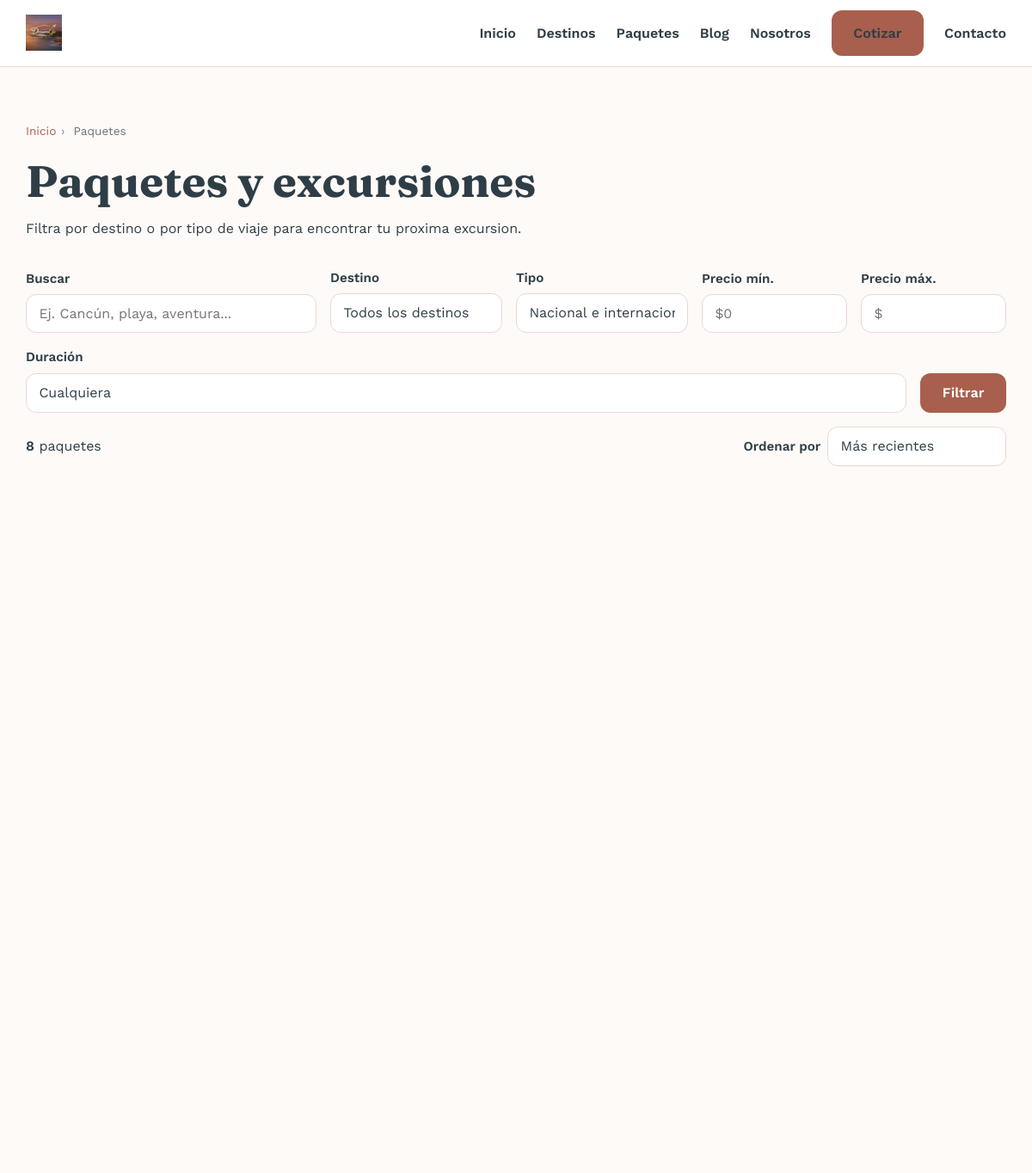
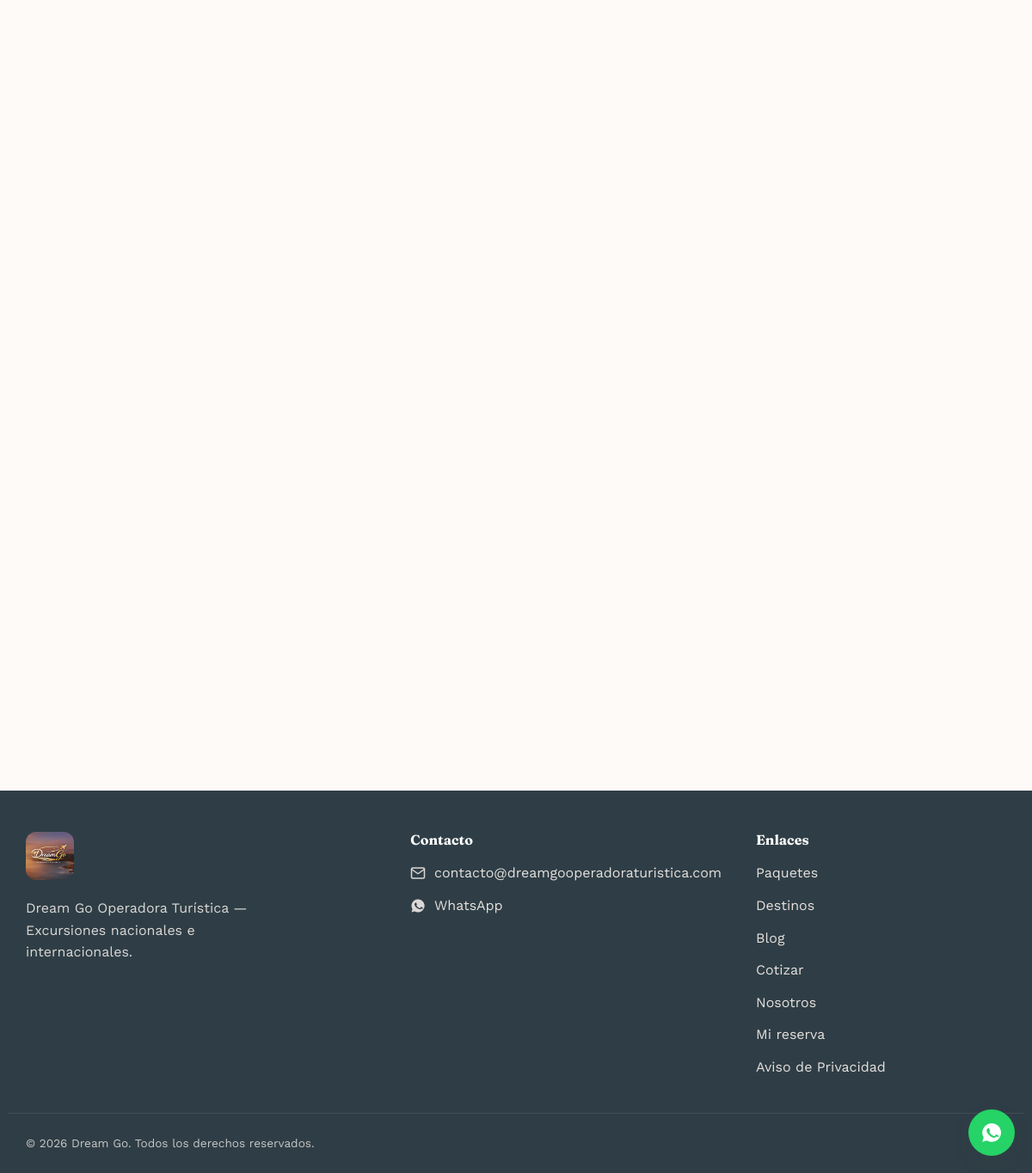
/paquetes, run on the app's committed database (2 pictures, top to bottom).
### tables this page shows
CREATE TABLE IF NOT EXISTS bloques_pagina (
  id INT UNSIGNED AUTO_INCREMENT PRIMARY KEY,
  pagina VARCHAR(50) NOT NULL,
  clave VARCHAR(50) NOT NULL,
  orden SMALLINT UNSIGNED NOT NULL DEFAULT 0,
  visible TINYINT(1) NOT NULL DEFAULT 1,
  titulo VARCHAR(255) NULL,
  subtitulo VARCHAR(500) NULL,
  contenido LONGTEXT NULL,
  color_fondo VARCHAR(20) NULL,
  actualizado_en DATETIME NOT NULL DEFAULT CURRENT_TIMESTAMP ON UPDATE CURRENT_TIMESTAMP,
  UNIQUE KEY uniq_pagina_clave (pagina, clave)
);

### core/Controller.php (called while the page is built, shortened)
<?php
abstract class Controller
{
    protected function view(string $view, array $data = [], array $meta = [], string $layout = 'public'): void
    {
        $viewFile = BASE_PATH . '/app/Views/' . str_replace('.', '/', $view) . '.php';
        extract($data, EXTR_SKIP);
        require $viewFile;
    }
}

### app/Controllers/Public/PaqueteController.php (called while the page is built, shortened)
<?php
class PaqueteController extends Controller
{
    public function catalogo(): void
    {
        $categoriaSlug = (string) $this->request->query('categoria', '');
        $tipo = (string) $this->request->query('tipo', '');
        $q = trim((string) $this->request->query('q', ''));
        $precioMin = (string) $this->request->query('precio_min', '');
        $precioMax = (string) $this->request->query('precio_max', '');
        $duracion = (string) $this->request->query('duracion', '');
        $ordenPedido = (string) $this->request->query('orden', '');
        $orden = isset(Paquete::ORDENES[$ordenPedido]) ? $ordenPedido : Paquete::ORDEN_DEFECTO;
        $filtros = array_filter([
            'categoria' => $categoriaSlug,
            'tipo' => in_array($tipo, ['nacional', 'internacional'], true) ? $tipo : '',
            'q' => mb_substr($q, 0, 120),
            'precio_min' => ctype_digit($precioMin) ? (int) $precioMin : '',
            'precio_max' => ctype_digit($precioMax) ? (int) $precioMax : '',
            'duracion' => in_array($duracion, ['1-3', '4-7', '8-14', '15+'], true) ? $duracion : '',
        ], static fn ($valor) => $valor !== '' && $valor !== null);
        $bloques = BloquePagina::porPagina('paquetes');
        $paginador = new Paginator(
            Paginator::paginaDesde($this->request),
            self::POR_PAGINA,
            Paquete::contarPublicados($filtros)
        );
        $paquetes = Paquete::publicadosConFiltros($filtros, $paginador->porPagina, $paginador->offset(), $orden);
        $this->view('public/paquetes/catalogo', [
            'paquetes' => $paquetes,
            'resumenes' => Resena::resumenPorPaquetes(array_column($paquetes, 'id')),
            'galerias' => ImagenPaquete::paraPadres(array_column($paquetes, 'id')),
            'categorias' => Categoria::activas(),
            'categoriaActiva' => $categoriaSlug,
            'tipoActivo' => $tipo,
            'qActivo' => $filtros['q'] ?? '',
            'precioMinActivo' => $filtros['precio_min'] ?? '',
            'precioMaxActivo' => $filtros['precio_max'] ?? '',
            'duracionActiva' => $filtros['duracion'] ?? '',
            'ordenActivo' => $orden,
            'totalResultados' => $paginador->total,
            'intro' => $bloques[0] ?? null,
            'paginador' => $paginador,
        ], [
            'title' => 'Paquetes y excursiones | Dream Go Operadora Turística',
            'description' => 'Catálogo completo de paquetes y excursiones nacionales e internacionales.',
        ]);
    }
}

### public/index.php (called while the page is built, shortened)
<?php
$router = new Router();
$request = new Request();
try {
    $router->dispatch($request);
} catch (NotFoundException $e) {
    http_response_code(404);
    (new App\Controllers\Public\ErrorController($request))->notFound();
} catch (ForbiddenException $e) {
    http_response_code(403);
    (new App\Controllers\Public\ErrorController($request))->forbidden($e->getMessage());
} catch (\Throwable $e) {
    error_log('[APP] ' . $e->getMessage() . ' en ' . $e->getFile() . ':' . $e->getLine());
    http_response_code(500);
    (new App\Controllers\Public\ErrorController($request))->serverError();
}

### core/Database.php (called while the page is built, shortened)
<?php
final class Database
{
    private static ?PDO $instance = null;
    public static function connection(): PDO
    {
        if (self::$instance === null) {
            $config = require BASE_PATH . '/config/database.php';
            $dsn = sprintf(
                'mysql:host=%s;port=%s;dbname=%s;charset=utf8mb4',
                $config['host'],
                $config['port'],
                $config['database']
            );
            try {
                self::$instance = new PDO($dsn, $config['username'], $config['password'], [
                    PDO::ATTR_ERRMODE => PDO::ERRMODE_EXCEPTION,
                    PDO::ATTR_DEFAULT_FETCH_MODE => PDO::FETCH_ASSOC,
                    PDO::ATTR_EMULATE_PREPARES => false,
                ]);
            } catch (PDOException $e) {
                error_log('[DB] Error de conexion: ' . $e->getMessage());
                throw $e;
            }
        }
        return self::$instance;
    }
}

### core/Model.php (called while the page is built, shortened)
<?php
abstract class Model
{
    protected static string $table;
    protected static function db(): PDO
    {
        return Database::connection();
    }
    public static function where(array $conditions, string $orderBy = '', ?int $limit = null): array
    {
        [$clause, $params] = self::buildWhere($conditions);
        $sql = 'SELECT * FROM ' . static::$table;
        if ($clause !== '') {
            $sql .= ' WHERE ' . $clause;
        }
        if ($orderBy !== '') {
            $sql .= ' ORDER BY ' . $orderBy;
        }
        $stmt = static::db()->prepare($sql);
        $stmt->execute($params);
        return $stmt->fetchAll();
    }
    private static function buildWhere(array $conditions): array
    {
        $parts = [];
        $params = [];
        foreach ($conditions as $column => $value) {
            $paramKey = 'w_' . $column;
            $parts[] = "{$column} = :{$paramKey}";
            $params[$paramKey] = $value;
        }
        return [implode(' AND ', $parts), $params];
    }
    protected static function assertOrderBy(string $orderBy): void
    {
        $termino = '[a-zA-Z_][a-zA-Z0-9_]*(?:\.[a-zA-Z_][a-zA-Z0-9_]*)?(?:\s+(?:ASC|DESC))?';
    }
}

### app/Models/BloquePagina.php (called while the page is built, shortened)
<?php
class BloquePagina extends Model
{
    public static function porPagina(string $pagina): array
    {
        return self::where(['pagina' => $pagina], 'orden ASC');
    }
}

### core/Request.php (called while the page is built, shortened)
<?php
final class Request
{
    private array $server;
    public function __construct()
    {
        $this->server = $_SERVER;
    }
    public function uri(): string
    {
        $uri = $this->server['REQUEST_URI'] ?? '/';
        $path = parse_url($uri, PHP_URL_PATH) ?? '/';
        return $path === '' ? '/' : $path;
    }
}

### app/Views/public/paquetes/catalogo.php (shortened to what this page needs)
<?php
$introVisible = $intro && (int) $intro['visible'] === 1;
$ordenEtiquetas = [
    'recientes' => 'Más recientes',
    'precio_asc' => 'Precio: menor a mayor',
    'precio_desc' => 'Precio: mayor a menor',
    'duracion_asc' => 'Duración: más corta',
    'mejor_valorados' => 'Mejor valorados',
];
$chips = [];
?>
<section class="seccion contenedor">
  <?php $migas = [['texto' => 'Inicio', 'url' => '/'], ['texto' => 'Paquetes']]; require __DIR__ . '/../../partials/_breadcrumbs.php'; ?>
  <h1><?= htmlspecialchars($introVisible && !empty($intro['titulo']) ? $intro['titulo'] : 'Paquetes y excursiones', ENT_QUOTES, 'UTF-8') ?></h1>
  <?php if ($introVisible && !empty($intro['subtitulo'])): ?>
    <p><?= htmlspecialchars($intro['subtitulo'], ENT_QUOTES, 'UTF-8') ?></p>
  <?php endif; ?>
  <form method="get" action="/paquetes" class="filtros">
    <div class="campo filtros__q">
      <label for="q">Buscar</label>
      <input type="search" name="q" id="q" placeholder="Ej. Cancún, playa, aventura..." value="<?= htmlspecialchars((string) $qActivo, ENT_QUOTES, 'UTF-8') ?>" maxlength="120">
    </div>
    <div class="campo filtros__campo">
      <label for="categoria">Destino</label>
      <select name="categoria" id="categoria">
        <option value="">Todos los destinos</option>
      </select>
    </div>
    <div class="campo filtros__campo">
      <label for="tipo">Tipo</label>
      <select name="tipo" id="tipo">
        <option value="">Nacional e internacional</option>
      </select>
    </div>
    <div class="campo filtros__campo--chico">
      <label for="precio_min">Precio mín.</label>
      <input type="number" name="precio_min" id="precio_min" min="0" step="1" placeholder="$0" value="<?= htmlspecialchars((string) $precioMinActivo, ENT_QUOTES, 'UTF-8') ?>">
    </div>
    <div class="campo filtros__campo--chico">
      <label for="precio_max">Precio máx.</label>
      <input type="number" name="precio_max" id="precio_max" min="0" step="1" placeholder="$" value="<?= htmlspecialchars((string) $precioMaxActivo, ENT_QUOTES, 'UTF-8') ?>">
    </div>
    <div class="campo filtros__campo">
      <label for="duracion">Duración</label>
      <select name="duracion" id="duracion">
        <option value="">Cualquiera</option>
      </select>
    </div>
    <button type="submit" class="btn btn-primario">Filtrar</button>
  </form>
  <div class="catalogo-barra">
    <p class="catalogo-barra__conteo">
      <strong><?= (int) $totalResultados ?></strong> <?= (int) $totalResultados === 1 ? 'paquete' : 'paquetes' ?>
    </p>
    <form method="get" action="/paquetes" class="catalogo-orden">
      <label for="orden">Ordenar por</label>
      <select name="orden" id="orden" data-autosubmit>
        <?php foreach ($ordenEtiquetas as $valor => $etiqueta): ?>
          <option value="<?= $valor ?>" <?= $ordenActivo === $valor ? 'selected' : '' ?>><?= $etiqueta ?></option>
        <?php endforeach; ?>
      </select>
    </form>
  </div>
  <?php if (empty($paquetes)): ?>
    <?php
    $titulo = 'Sin resultados';
    $texto = $chips
        ? 'No encontramos paquetes con esos filtros. Prueba con otra combinación.'
        : 'Todavía no hay paquetes publicados. Vuelve pronto.';
    $cta = $chips ? ['url' => '/paquetes', 'texto' => 'Limpiar filtros'] : null;
    require __DIR__ . '/../../partials/_estado_vacio.php';
    ?>
  <?php else: ?>
    <div class="grid-tarjetas">
    </div>
  <?php endif; ?>
</section>

### core/Router.php (shortened to what this page needs)
<?php
final class Router
{
    private array $routes = [];
    private function add(string $method, string $pattern, array $handler, array $options): void
    {
        $tramos = preg_split('#(\{[a-zA-Z_]+\})#', $pattern, -1, PREG_SPLIT_DELIM_CAPTURE);
        $regex = '';
        foreach ($tramos as $i => $tramo) {
            $regex .= $i % 2 === 1 ? '([^/]+)' : preg_quote($tramo, '#');
        }
        $this->routes[] = [
            'method' => $method,
            'pattern' => $pattern,
            'regex' => '#^' . $regex . '$#',
            'handler' => $handler,
            'options' => $options,
        ];
    }
    public function dispatch(Request $request): void
    {
        $method = $request->method();
        $uri = $request->uri();
        foreach ($this->routes as $route) {
            if (preg_match($route['regex'], $uri, $matches)) {
                array_shift($matches);
                $this->callHandler($route['handler'], $matches, $request);
                return;
            }
        }
        throw new NotFoundException("Ruta no encontrada: {$method} {$uri}");
    }
    private function callHandler(array $handler, array $params, Request $request): void
    {
        [$controllerClass, $method] = $handler;
        $controller = new $controllerClass($request);
        $controller->$method(...$params);
    }
}

### public/assets/css/site.css (style rules this page uses)
:root { --color-primario: #d99e8e; --color-primario-oscuro: #a85f4d; --color-texto-oscuro: #2f3e46; --color-fondo: #fdfaf8; --color-fondo-alterno: #faf3ef; --color-borde: #e8d9d3; --color-blanco: #ffffff; --color-exito: #4f7a5c; --color-error: #b3453a; --fuente-titulos: 'Fraunces', Georgia, 'Times New Roman', serif; --fuente-texto: 'Work Sans', -apple-system, BlinkMacSystemFont, 'Segoe UI', sans-serif; --radio: 12px; --sombra: 0 8px 24px rgba(47, 62, 70, 0.08); --transicion: 0.25s ease; --contenedor-max: 1180px; --espacio-seccion: 4rem; }
*, *::before, *::after { box-sizing: border-box; }
html { -webkit-text-size-adjust: 100%; scroll-behavior: smooth; }
body { margin: 0; font-family: var(--fuente-texto); color: var(--color-texto-oscuro); background: var(--color-fondo); line-height: 1.6; -webkit-font-smoothing: antialiased; }
h1, h2, h3, h4 { font-family: var(--fuente-titulos); line-height: 1.2; margin: 0 0 0.75rem; color: var(--color-texto-oscuro); }
h1 { font-size: clamp(1.9rem, 5vw, 3.2rem); }
p { margin: 0 0 1rem; }
.contenedor { width: 100%; max-width: var(--contenedor-max); margin-inline: auto; padding-inline: 1.25rem; }
.seccion { padding-block: var(--espacio-seccion); }
.btn { display: inline-flex; align-items: center; justify-content: center; gap: 0.5rem; border: none; border-radius: var(--radio); padding: 0.85rem 1.6rem; font-family: var(--fuente-texto); font-weight: 600; font-size: 1rem; cursor: pointer; transition: transform var(--transicion), box-shadow var(--transicion), background var(--transicion); }
.btn-primario { background: var(--color-primario-oscuro); color: var(--color-blanco); }
label { display: block; font-weight: 600; margin-bottom: 0.4rem; font-size: 0.95rem; }
input:not([type="checkbox"]):not([type="radio"]), select, textarea { width: 100%; font-family: var(--fuente-texto); font-size: 1rem; padding: 0.75rem 0.9rem; border: 1.5px solid var(--color-borde); border-radius: var(--radio); background: var(--color-blanco); color: var(--color-texto-oscuro); transition: border-color var(--transicion), box-shadow var(--transicion); appearance: none; }
.campo { margin-bottom: 1.1rem; }
.grid-tarjetas { display: grid; gap: 1.5rem; grid-template-columns: 1fr; }
@media (min-width: 768px) { .grid-tarjetas { grid-template-columns: repeat(2, 1fr); } }
@media (min-width: 1024px) { .grid-tarjetas { grid-template-columns: repeat(3, 1fr); } }
.filtros { display: flex; flex-wrap: wrap; gap: 1rem; align-items: flex-end; margin-block: 2rem 1rem; }
.filtros .campo { margin-bottom: 0; }
.filtros__q { flex: 2; min-width: 220px; }
.filtros__campo { flex: 1; min-width: 200px; }
.filtros__campo--chico { flex: 1; min-width: 130px; }
.catalogo-barra { display: flex; flex-wrap: wrap; align-items: center; justify-content: space-between; gap: 0.75rem 1.5rem; margin-bottom: 1rem; }
.catalogo-barra__conteo { margin: 0; }
.catalogo-orden { display: flex; align-items: center; gap: 0.5rem; }
.catalogo-orden label { margin-bottom: 0; font-weight: 600; white-space: nowrap; }
.catalogo-orden select { width: auto; }

### data on the page
bloques_pagina: titulo "Paquetes y excursiones", subtitulo "Filtra por destino o por tipo de viaje para encontrar tu proxima excursion."

### other printed values
$miga['texto'] "Inicio"
$miga['texto'] "Paquetes"
form field orden "Más recientes"
